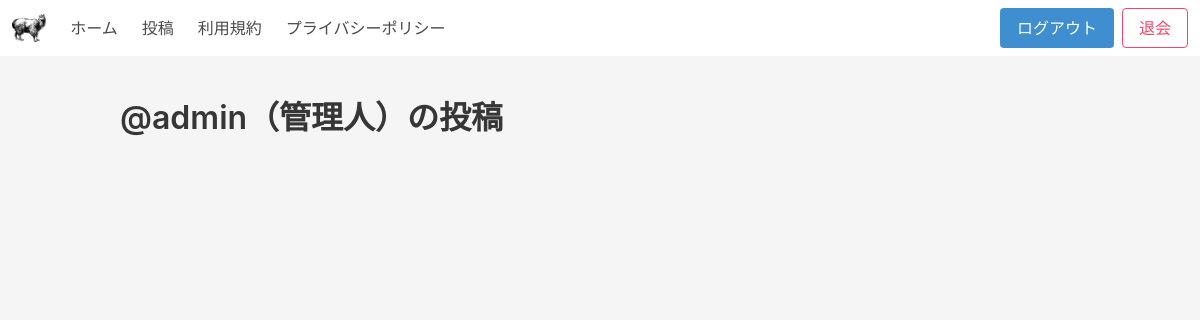
Page /user/admin (signed in) on the earlier database version.
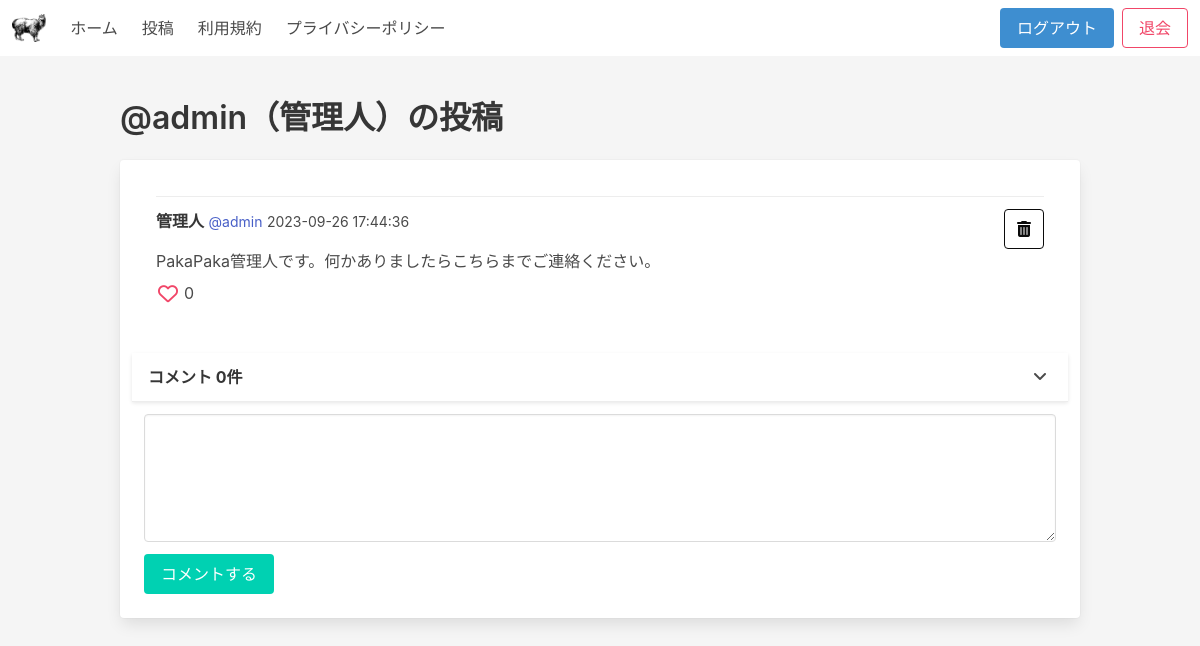
Same page on the later database version.
### app/models.py (models this page shows)
class User(db.Model, UserMixin):
    id = db.Column(db.Integer, primary_key=True)
    email = db.Column(db.String(50), unique=True, nullable=False)
    username = db.Column(db.String(20), unique=True, nullable=False)
    name = db.Column(db.String(50), nullable=False)
    password = db.Column(db.String(), nullable=False)
    signedup_on = db.Column(db.DateTime(timezone=True), default=func.now())
    role = db.Column(db.String(10), nullable=False, default="user")
    posts = db.relationship("Post", cascade="all, delete", backref="user")
    comments = db.relationship("Comment", cascade="all, delete", backref="user")
    likes = db.relationship("Like", cascade="all, delete", backref="user")

class Post(db.Model):
    id = db.Column(db.Integer, primary_key=True)
    text = db.Column(db.Text, nullable=False)
    author = db.Column(
        db.Integer, db.ForeignKey("user.id", ondelete="CASCADE"), nullable=False
    )
    posted_on = db.Column(db.DateTime(timezone=True), default=func.now())
    comments = db.relationship("Comment", cascade="all, delete", backref="post")
    likes = db.relationship("Like", cascade="all, delete", backref="post")

### app/views.py (the view)
@views.route("/user/<username>")
@login_required
def posts(username):
    form = CommentForm()
    user = User.query.filter_by(username=username).first()
    if not user:
        flash(message="該当するユーザーは存在しません")
        return redirect(url_for("views.home"))
    posts = user.posts
    return render_template(
        "posts.html",
        form=form,
        user=current_user,
        posts=posts,
        username=username,
        name=user.name,
        delta=delta,
    )

### app/views.py
class CommentForm(FlaskForm):
    textarea = TextAreaField(validators=[DataRequired()])
    submit = SubmitField(label="コメントする")

### app/templates/posts.html
{% extends "home.html" %} {% block title %} {{ name }} - PakaPaka {% endblock %}
{% block heading %} @{{ username }}（{{ name }}）の投稿 {% endblock %}

### app/templates/home.html (shortened to what this page needs)
{% extends "base.html" %} {% block title %} ホーム - PakaPaka {% endblock %} {%
block content %} {% for post in posts %}
<div class="card block p-3">
  <article class="media card-content">
    <div class="media-content">
      <article class="media">
        <div class="media-content">
          <div class="content">
            <p>
              <strong>{{ post.user.name }}</strong>
              <small
                ><a
                  href="{{ url_for('views.posts', username = post.user.username) }}"
                  >{{ "@" + post.user.username }}</a
                ></small
              >
              <small> {{ post.posted_on + delta }}</small>
            </p>
            <p>{{ post.text }}</p>
          </div>
          <span class="icon-text" title="いいね">
            <span class="icon has-text-danger">
              {% if user.id in post.likes | map(attribute="author") | list %}
              <i
                class="fa-solid fa-heart fa-lg"
                id="like-button-{{ post.id }}"
              ></i>
              {% else %}
              <i
                class="fa-regular fa-heart fa-lg"
                id="like-button-{{ post.id }}"
              ></i>
              {% endif %}
            </span>
            <span id="number-of-likes-{{ post.id }}"
              >{{ post.likes | length }}</span
            >
          </span>
        </div>
        <div class="media-right">
          {% if user.id == post.author %}
          <a href="{{ url_for('views.delete_post', post_id=post.id)}}">
            <button class="button is-black is-outlined" title="削除">
              <span class="icon">
                <i class="fa-solid fa-trash-can"></i>
              </span>
            </button>
          </a>
          {% endif %}
        </div>
      </article>
    </div>
  </article>
  <header class="card-header is-clickable">
    <p class="card-header-title">
      コメント&nbsp;{{ post.comments | length }}件
    </p>
    <button class="card-header-icon">
      <span class="icon">
        <i class="fa-solid fa-angle-down" aria-hidden="true"></i>
      </span>
    </button>
  </header>
  <footer class="card-footer">
    <article class="media card-footer-item">
      <div class="media-content">
        <form
          action="{{ url_for('views.post_comment', post_id=post.id) }}"
          method="post"
        >
          <div class="field">
            <div class="control">{{ form.textarea(class="textarea")}}</div>
          </div>
          <div class="field">
            <div class="control">
              {{ form.submit(class="button is-primary") }}
            </div>
          </div>
        </form>
      </div>
    </article>
  </footer>
</div>
{% endfor %} {% endblock %}

Differences in the rows shown:
added Post: user.name "管理人", {{ "@" + post.user.username }} "@admin", post.posted_on+delta "2023-09-26 17:44:36", text "PakaPaka管理人です。何かありましたらこちらまでご連絡ください。", likes|length "0", comments|length "0"
